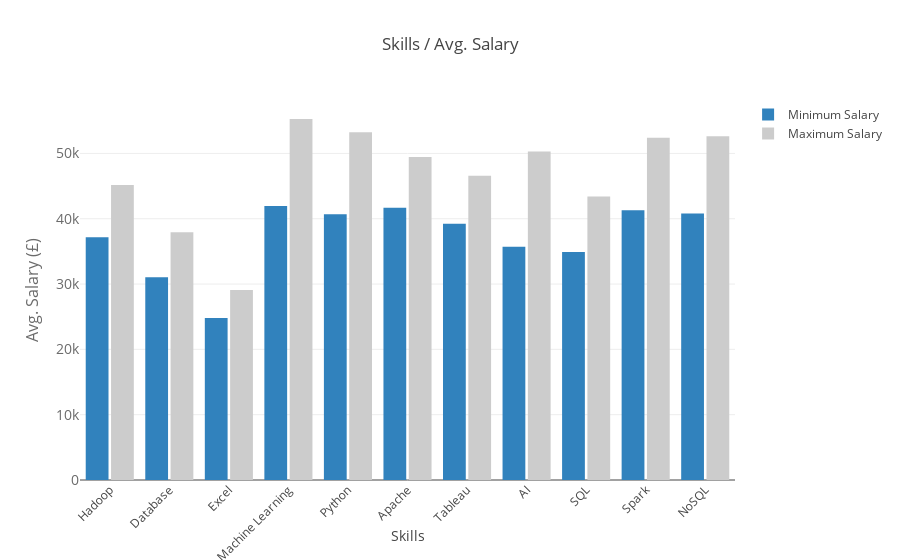

Here is the notebook cell this chart was saved with:
### Markdown cell above
#### Skills/Salary

### Code cell
graphs = []
salaries = ["minimumSalary", "maximumSalary"]

minimum_sal = []
maximum_sal = []


for j in salaries:
    for i in skills_true:
        temp = {}
        temp_df = found_df[found_df["{}".format(i)] == 1]
        temp_df = temp_df.groupby(by=["{}".format(i)])["{}".format(j)].mean()
        temp["Skills"] = i
        temp["Avg. Salary"] = temp_df.iloc[0]
        if j == "minimumSalary":
            minimum_sal.append(temp)
        else:
            maximum_sal.append(temp)
            
            
min_pd = pd.DataFrame.from_dict(minimum_sal)
max_pd = pd.DataFrame.from_dict(maximum_sal)
        
min_bar = go.Bar(
    y=min_pd['Avg. Salary'].tolist(),
    x=min_pd['Skills'].tolist(),
    name='Minimum Salary',
    marker=dict(
        color="rgb(49,130,189)"
    )
)

max_bar = go.Bar(
    y=max_pd['Avg. Salary'].tolist(),
    x=max_pd['Skills'].tolist(),
    name='Maximum Salary',
    marker=dict(
        color="rgb(204,204,204)"
    )
)

data = [min_bar, max_bar]

layout = go.Layout(
    xaxis=dict(tickangle=-45,title='Skills'),barmode="group",
    yaxis=dict(
        title='Avg. Salary (£)',
        titlefont=dict(
            size=16,
            color='rgb(107, 107, 107)'
        ),
        tickfont=dict(
            size=14,
            color='rgb(107, 107, 107)'
        )
    ),
    bargap=0.15,
    bargroupgap=0.1,
    title='Skills / Avg. Salary',
    showlegend=True
    
)

fig = go.Figure(data=data, layout=layout)
iplot(fig, filename="skills_salary.html")

### Figure 1 — Plotly figure (JSON) as saved in the notebook; plotly's stock layout.template omitted (floating-point values rounded to 4 significant figures)
{"data": [{"marker": {"color": "rgb(49,130,189)"}, "name": "Minimum Salary", "type": "bar", "uid": "fc0c4e1f-f00d-43e1-a9fb-2dfde904dd6d", "x": ["Hadoop", "Database", "Excel", "Machine Learning", "Python", "Apache", "Tableau", "AI", "SQL", "Spark", "NoSQL"], "y": [37160, 31030.0, 24810.0, 41950.0, 40700.0, 41670.0, 39214, 35700, 34910.0, 41320.0, 40790.0]}, {"marker": {"color": "rgb(204,204,204)"}, "name": "Maximum Salary", "type": "bar", "uid": "467d67b9-8a36-4c17-b7c9-f139c13da9c7", "x": ["Hadoop", "Database", "Excel", "Machine Learning", "Python", "Apache", "Tableau", "AI", "SQL", "Spark", "NoSQL"], "y": [45170.0, 37940.0, 29080.0, 55270.0, 53220.0, 49450.0, 46570.0, 50300, 43410.0, 52410.0, 52630.0]}], "layout": {"autosize": true, "bargap": 0.15, "bargroupgap": 0.1, "barmode": "group", "showlegend": true, "title": {"text": "Skills / Avg. Salary"}, "xaxis": {"autorange": true, "range": [-0.5, 10.5], "tickangle": -45, "title": {"text": "Skills"}, "type": "category"}, "yaxis": {"autorange": true, "range": [0, 58180.0], "tickfont": {"color": "rgb(107, 107, 107)", "size": 14}, "title": {"font": {"color": "rgb(107, 107, 107)", "size": 16}, "text": "Avg. Salary (£)"}, "type": "linear"}}}
